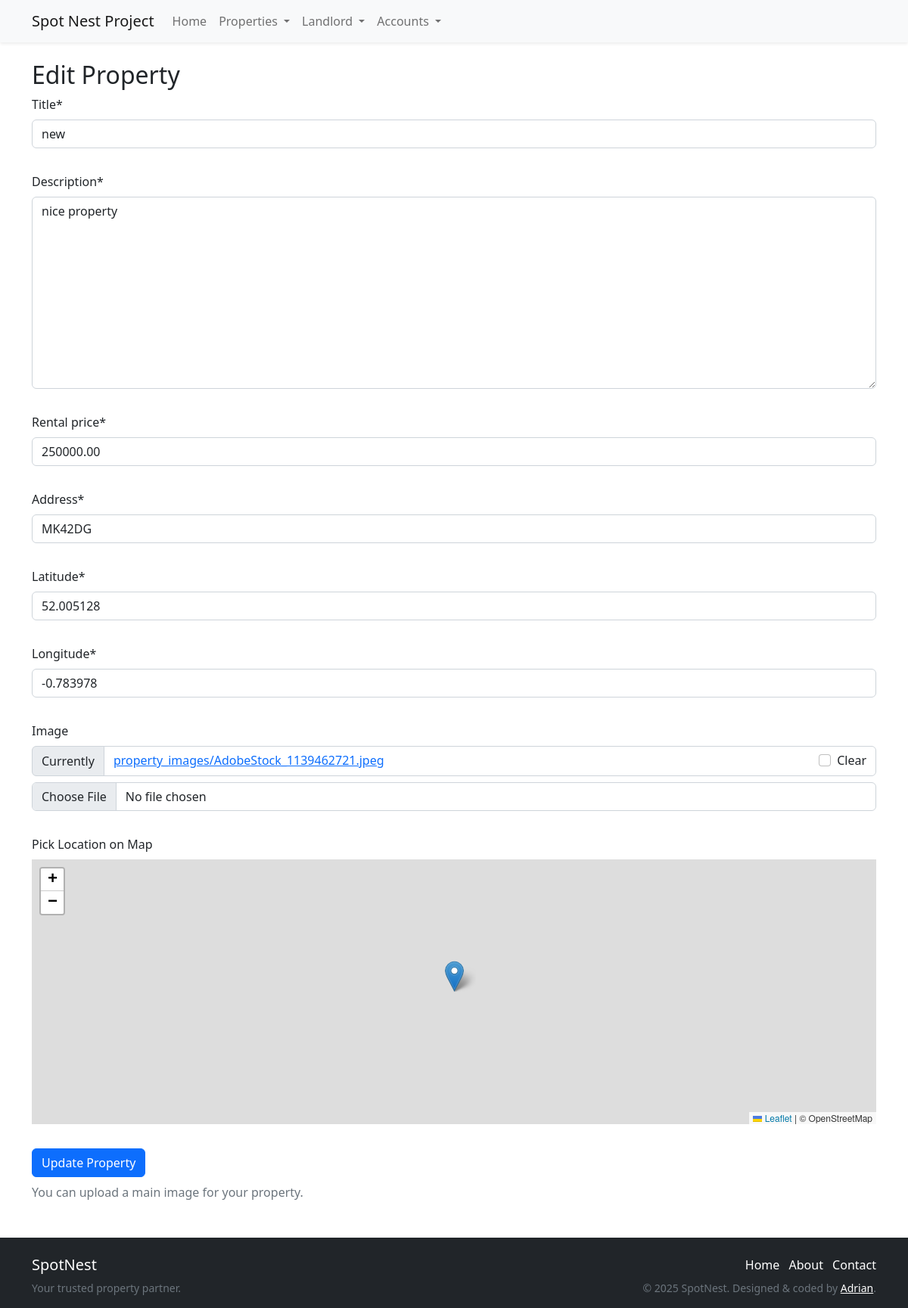
Page /property/1/edit/ (signed in) on the committed database.
### property_module/models.py (models this page shows, shortened)
class Property(models.Model):
    landlord = models.ForeignKey(CustomUser, on_delete=models.CASCADE, related_name='properties')
    title = models.CharField(max_length=255)
    description = models.TextField()
    rental_price = models.DecimalField(max_digits=10, decimal_places=2)
    address = models.CharField(max_length=255)
    latitude = models.FloatField()
    longitude = models.FloatField()
    image = models.ImageField(upload_to='property_images/', blank=True, null=True)
    created_at = models.DateTimeField(auto_now_add=True)

### property_module/views.py (the view)
# urls.py: path('<int:pk>/edit/', edit_property_view, name='edit_property'),
@login_required
def edit_property_view(request, pk):
    property_obj = get_object_or_404(Property, pk=pk, landlord=request.user)
    if not hasattr(request.user, 'user_type') or request.user.user_type != 'landlord':
        return HttpResponseForbidden('Only landlords can edit properties.')
    if request.method == 'POST':
        form = PropertyForm(request.POST, request.FILES, instance=property_obj)
        if form.is_valid():
            form.save()
            return redirect('module_property:property_detail', pk=property_obj.pk)
    else:
        form = PropertyForm(instance=property_obj)
    return render(request, 'property_module/add_property.html', {
        'form': form,
        'edit_mode': True,
        'property': property_obj,
    })

### property_module/forms.py
class PropertyForm(forms.ModelForm):
    class Meta:
        model = Property
        fields = ['title', 'description', 'rental_price', 'address', 'latitude', 'longitude', 'image']

### spotnest_project_content/templates/property_module/add_property.html (shortened to what this page needs)
{% extends 'base.html' %}
{% load static %}
{% block content %}
    {% load crispy_forms_tags %}
<div class="container mt-4">
    <h2>{% if edit_mode %}Edit Property{% else %}Add New Property{% endif %}</h2>
    <form method="post" enctype="multipart/form-data" class="row g-3">
        {{ form|crispy }}
        <div class="col-12 mb-3">
            <label class="form-label">Pick Location on Map</label>
            <div id="map" style="height: 350px;"></div>
        </div>
        <div class="col-12">
            <button type="submit" class="btn btn-primary">{% if edit_mode %}Update Property{% else %}Add Property{% endif %}</button>
        </div>
    </form>
    <p class="text-muted mt-2">You can upload a main image for your property.</p>
</div>
<link rel="stylesheet" href="https://unpkg.com/leaflet/dist/leaflet.css" />
{% endblock %}

### rows in the picture
Property: title "new", description "nice property", rental_price "250000.00", address "MK42DG", latitude "52.005128", longitude "-0.783978"
